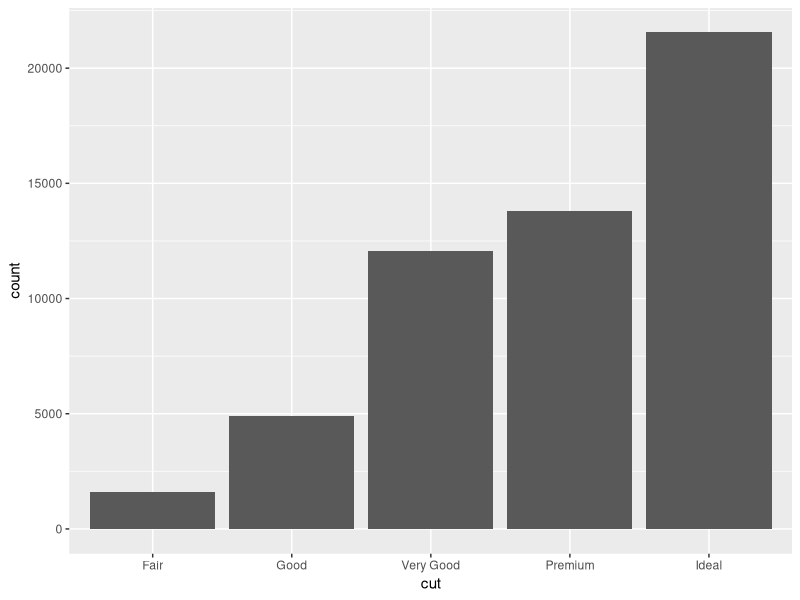
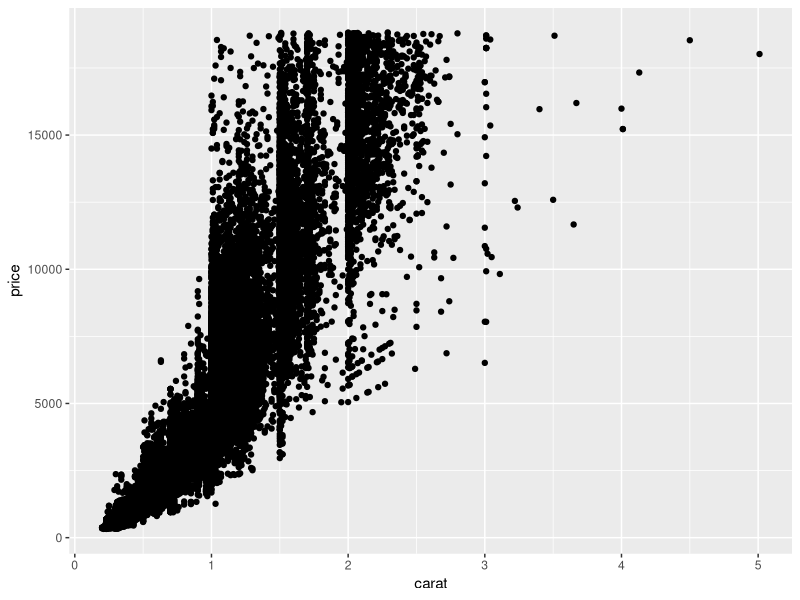

These figures' R source, in order:
## ---- chunk 1
library(tidyverse) 
library(ggplot2)
## ---- chunk 2
diamonds <- diamonds %>% rename(
    depth_pct = depth,
    length_mm = x,
    width_mm = y,
    depth_mm = z,
    table_pct = table
  )
## ---- chunk 3
# Do some preliminary investigations & cleaning

ggplot(data = diamonds)+
  geom_bar(mapping = aes(x = cut))

ggplot(data = diamonds)+
  geom_point(mapping = aes(x= carat, y = price))

## ---- chunk 4

diamonds <- diamonds %>%
  mutate(table_mm = table_pct * width_mm / 100)

# Overall table_mm arithmetic mean?






# table_mm arithmetic mean within each clarity category






## ---- chunk 5
# Write gmean() command



## ---- chunk 6

test_data <- list(
  test1 = c(2.1, 3.8, 4.2),
  test2 = c(1, 10, 100, 1000),
  test3 = c(0, 1, 4),
  test4 = c(0.38,  0.94, -1.56),
  test5 = c(TRUE, TRUE),
  test6 = c("6", "7", "8")
)


# Create for loop to test gmean() on the above examples


## ---- chunk 7
# Copy gmean() from Ex4 and edit it to check the input





# Copy your code from Ex 5 to test your new command





## ---- chunk 8
# Overall table_mm geometic mean?






# table_mm geometic mean within each clarity category






## ---- chunk 9
# Create gmean2() that computes the geometric mean 
#   that uses the original definition






## ---- chunk 10
# Create a function that computes the harmonic mean







